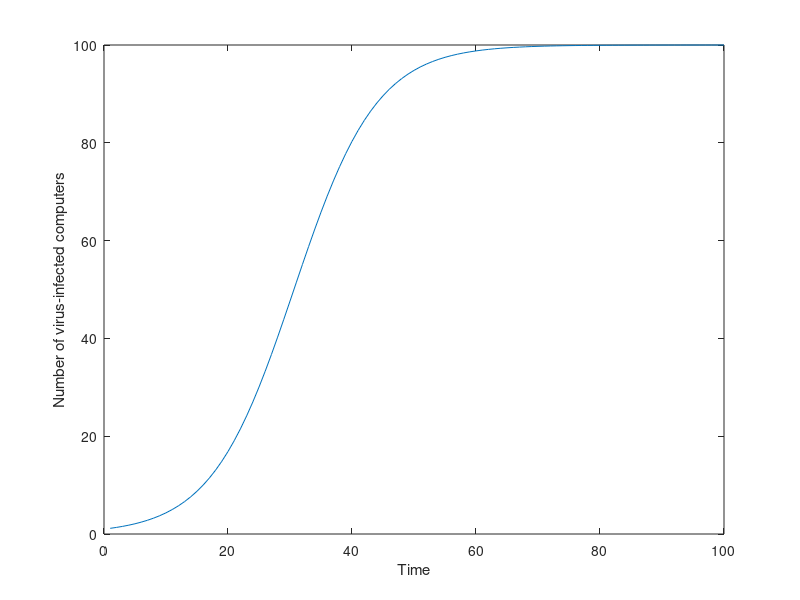

Source code (MATLAB):
% Simulation of Computer Virus Propagation Mathematical Model
clear all;
close all;

% Parameters setting
N=100; % number of computers
M=15; % number of data communications between computers
X0=1; % initial number of infected computers

% Time generation
num_time_units=100; % number of time unit for the simulation
time=1:num_time_units; % timeline

% Mathematical expectation of propagation
Xn=N./(1+(N-1)*exp(-time*M/N));

% make plot...
plot(time,Xn)
xlabel('Time')
ylabel('Number of virus-infected computers')
